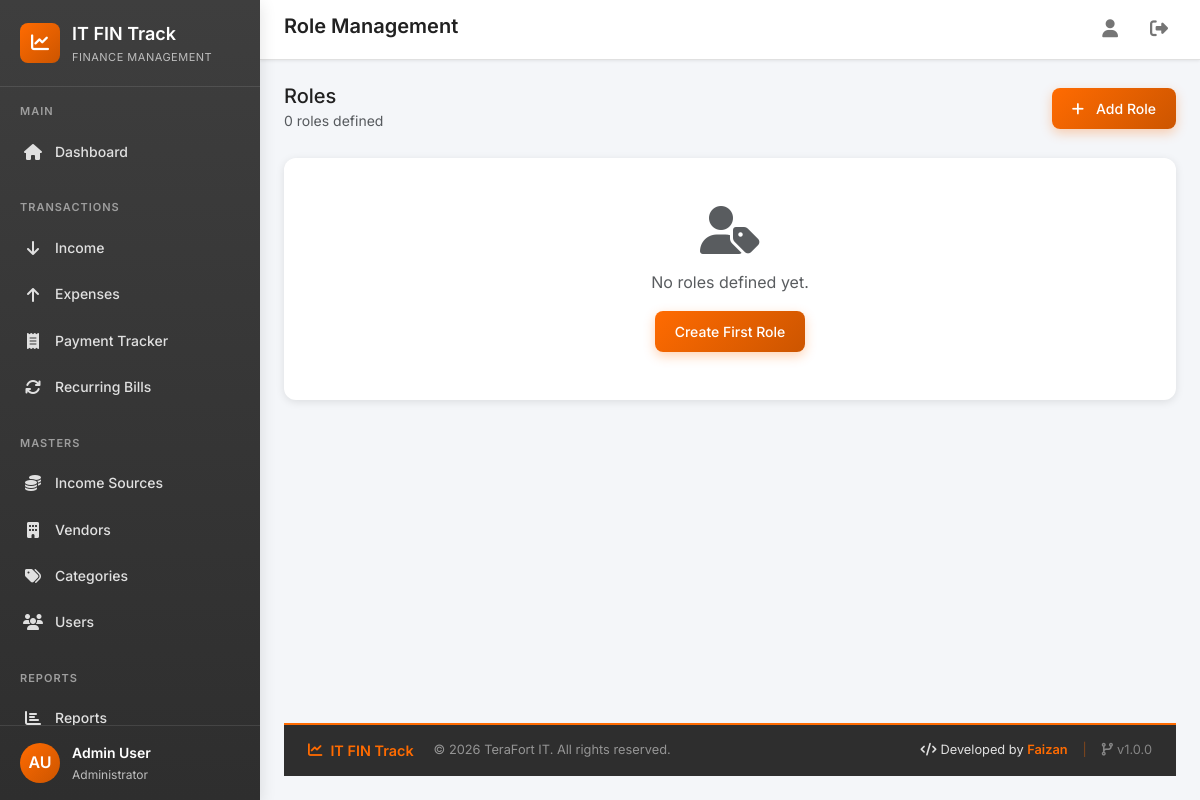
The page /roles/ (signed in) on the database as committed earlier.
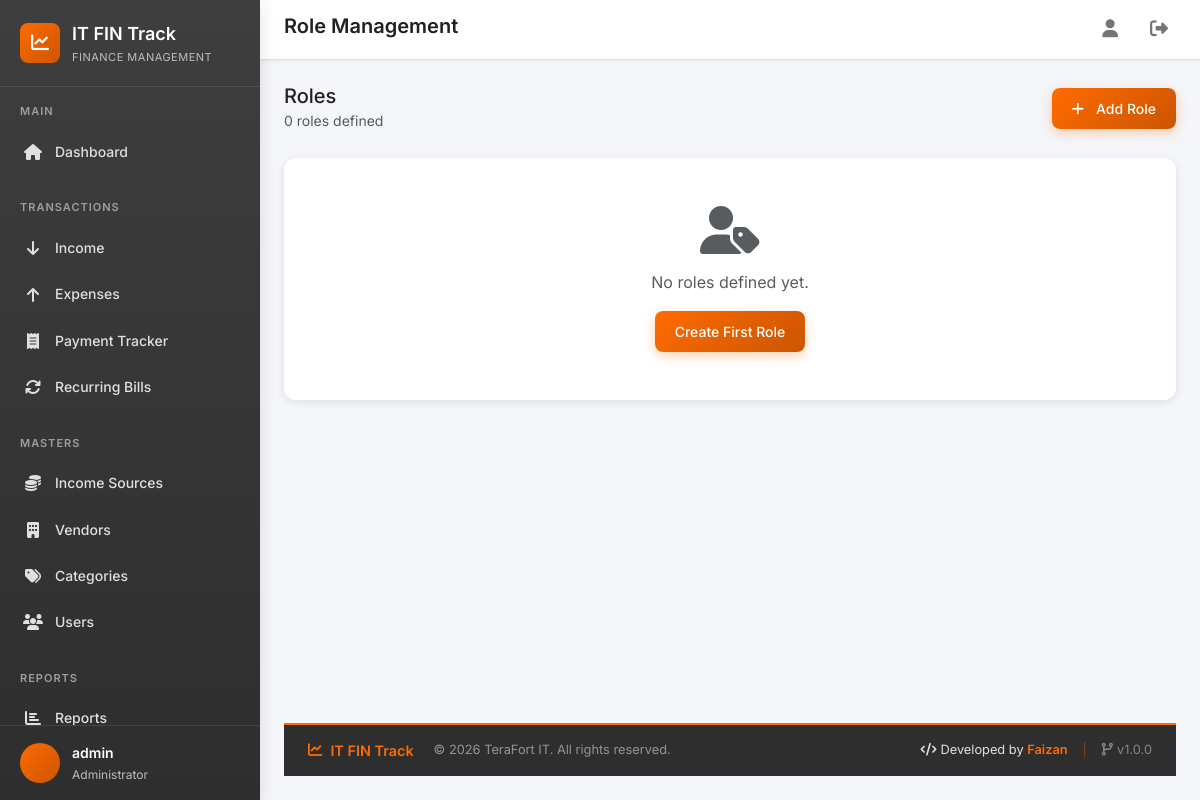
The same page on the database as committed later.
### core/models/user.py (models this page shows, shortened)
class User(AbstractUser):
    class Role(models.TextChoices):
        ADMIN = 'admin', 'Administrator'
        EXECUTIVE = 'executive', 'IT Executive'
        ACCOUNTANT = 'accountant', 'Accountant'
        MANAGER = 'manager', 'Manager'
        VIEWER = 'viewer', 'Viewer'
    role = models.CharField(
        max_length=20,
        choices=Role.choices,
        default=Role.VIEWER,
        help_text='User role determines access permissions'
    )
    department = models.CharField(
        max_length=100,
        blank=True,
        default='IT',
        help_text='Department the user belongs to'
    )
    phone = models.CharField(
        max_length=20,
        blank=True,
        help_text='Contact phone number'
    )
    is_soft_deleted = models.BooleanField(
        default=False,
        help_text='Soft delete flag - never lose data'
    )
    created_at = models.DateTimeField(auto_now_add=True)
    updated_at = models.DateTimeField(auto_now=True)
    class Meta:
        verbose_name = 'User'
        verbose_name_plural = 'Users'
        ordering = ['-created_at']
    @property
    def is_admin(self):
        return self.role == self.Role.ADMIN
    @property
    def can_manage_roles(self):
        return self.role == self.Role.ADMIN

### core/views/roles.py (the view)
    def wrapper(request, *args, **kwargs):
        if not request.user.is_authenticated:
            return redirect('core:login')
        if not request.user.can_manage_roles:
            messages.error(request, 'You do not have permission to manage roles.')
            return redirect('core:dashboard')
        return view_func(request, *args, **kwargs)

### core/context_processors.py (called while the page is built)
def theme_colors(request):
    return {
        'THEME_COLORS': getattr(settings, 'THEME_COLORS', {}),
    }

### core/views/roles.py (called while the page is built)
def admin_required(view_func):
    def wrapper(request, *args, **kwargs):
        if not request.user.is_authenticated:
            return redirect('core:login')
        if not request.user.can_manage_roles:
            messages.error(request, 'You do not have permission to manage roles.')
            return redirect('core:dashboard')
        return view_func(request, *args, **kwargs)
    return wrapper

@login_required
@admin_required
def role_list(request):
    roles = Role.objects.filter(is_soft_deleted=False).order_by('name')
    context = {
        'roles': roles,
    }
    return render(request, 'core/roles/list.html', context)

### templates/core/roles/list.html (shortened to what the changed rows need)
{% extends 'base.html' %}
{% block page_title %}Role Management{% endblock %}

### templates/base.html (shortened to what the changed rows need)
{% load static %}
<!DOCTYPE html>
<html lang="en">
<head>
    <link href="https://cdn.jsdelivr.net/npm/bootstrap@5.3.2/dist/css/bootstrap.min.css" rel="stylesheet">
    <link rel="stylesheet" href="https://cdnjs.cloudflare.com/ajax/libs/font-awesome/6.5.1/css/all.min.css">
    <link rel="stylesheet" href="{% static 'css/style.css' %}">
</head>
<body>
    <div class="app-container">
        <aside class="sidebar" id="sidebar">
            <div class="sidebar-footer">
                <div class="user-info">
                    <div class="user-avatar">
                        {{ request.user.first_name|slice:":1"|upper }}{{ request.user.last_name|slice:":1"|upper }}
                    </div>
                    <div>
                        <div class="user-name">{{ request.user.get_full_name|default:request.user.username }}</div>
                        <div class="user-role">{{ request.user.get_role_display }}</div>
                    </div>
                </div>
            </div>
        </aside>
        <main class="main-content">
            <header class="top-header">
                <div class="header-left">
                    <h1 class="page-title">{% block page_title %}Dashboard{% endblock %}</h1>
                </div>
            </header>
        </main>
    </div>
</body>
</html>

Rows that differ between the two databases and show on the page:
changed User "Administrator": user.get_full_name "Admin User" → "admin"; user.first_name "A" → (not shown); user.last_name "U" → (not shown)
